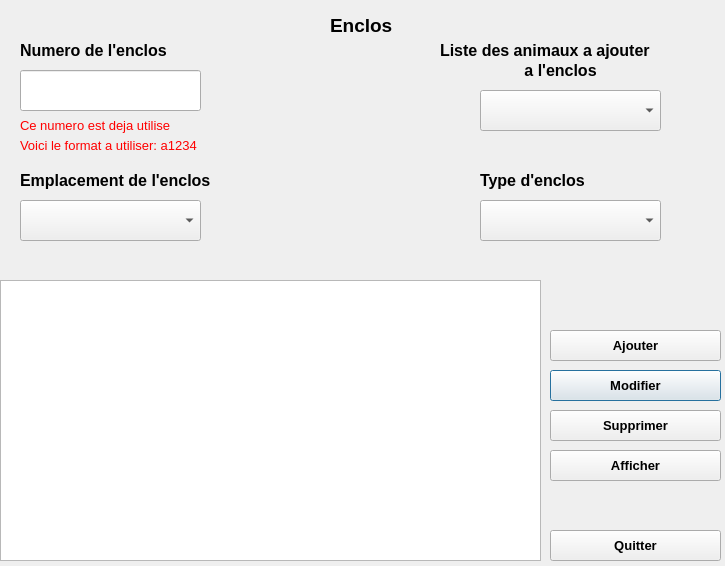
<?xml version="1.0" encoding="UTF-8"?>
<ui version="4.0">
 <class>Dialog</class>
 <widget class="QDialog" name="Dialog">
  <property name="geometry">
   <rect>
    <x>0</x>
    <y>0</y>
    <width>725</width>
    <height>566</height>
   </rect>
  </property>
  <property name="windowTitle">
   <string>Dialog</string>
  </property>
  <widget class="QLabel" name="MS_e_num_format_r">
   <property name="enabled">
    <bool>true</bool>
   </property>
   <property name="geometry">
    <rect>
     <x>20</x>
     <y>130</y>
     <width>241</width>
     <height>31</height>
    </rect>
   </property>
   <property name="font">
    <font>
     <pointsize>10</pointsize>
     <weight>50</weight>
     <bold>false</bold>
    </font>
   </property>
   <property name="text">
    <string>&lt;html&gt;&lt;head/&gt;&lt;body&gt;&lt;p&gt;&lt;span style=&quot; color:#ff0000;&quot;&gt;Voici le format a utiliser: a1234&lt;/span&gt;&lt;/p&gt;&lt;/body&gt;&lt;/html&gt;</string>
   </property>
  </widget>
  <widget class="QLabel" name="l_num_r">
   <property name="geometry">
    <rect>
     <x>20</x>
     <y>40</y>
     <width>211</width>
     <height>21</height>
    </rect>
   </property>
   <property name="font">
    <font>
     <pointsize>12</pointsize>
     <weight>75</weight>
     <bold>true</bold>
    </font>
   </property>
   <property name="text">
    <string>Numero de l'enclos</string>
   </property>
  </widget>
  <widget class="QLineEdit" name="line_num_r">
   <property name="geometry">
    <rect>
     <x>20</x>
     <y>70</y>
     <width>181</width>
     <height>41</height>
    </rect>
   </property>
   <property name="font">
    <font>
     <pointsize>11</pointsize>
    </font>
   </property>
   <property name="text">
    <string/>
   </property>
  </widget>
  <widget class="QComboBox" name="CB_type_enclos_e">
   <property name="geometry">
    <rect>
     <x>480</x>
     <y>200</y>
     <width>181</width>
     <height>41</height>
    </rect>
   </property>
  </widget>
  <widget class="QLabel" name="l_enclos_e">
   <property name="geometry">
    <rect>
     <x>480</x>
     <y>170</y>
     <width>181</width>
     <height>21</height>
    </rect>
   </property>
   <property name="font">
    <font>
     <pointsize>12</pointsize>
     <weight>75</weight>
     <bold>true</bold>
    </font>
   </property>
   <property name="text">
    <string>Type d'enclos</string>
   </property>
  </widget>
  <widget class="QLabel" name="MS_e_num_existant_e">
   <property name="enabled">
    <bool>true</bool>
   </property>
   <property name="geometry">
    <rect>
     <x>20</x>
     <y>110</y>
     <width>201</width>
     <height>31</height>
    </rect>
   </property>
   <property name="font">
    <font>
     <pointsize>10</pointsize>
     <weight>50</weight>
     <bold>false</bold>
    </font>
   </property>
   <property name="text">
    <string>&lt;html&gt;&lt;head/&gt;&lt;body&gt;&lt;p&gt;&lt;span style=&quot; color:#ff0000;&quot;&gt;Ce numero est deja utilise&lt;/span&gt;&lt;/p&gt;&lt;/body&gt;&lt;/html&gt;</string>
   </property>
  </widget>
  <widget class="QLabel" name="l_num_r_2">
   <property name="geometry">
    <rect>
     <x>330</x>
     <y>10</y>
     <width>81</width>
     <height>31</height>
    </rect>
   </property>
   <property name="font">
    <font>
     <pointsize>14</pointsize>
     <weight>75</weight>
     <bold>true</bold>
    </font>
   </property>
   <property name="text">
    <string>Enclos</string>
   </property>
  </widget>
  <widget class="QComboBox" name="CB_lst_animaux_e">
   <property name="geometry">
    <rect>
     <x>480</x>
     <y>90</y>
     <width>181</width>
     <height>41</height>
    </rect>
   </property>
  </widget>
  <widget class="QLabel" name="l_enclos_r_2">
   <property name="geometry">
    <rect>
     <x>440</x>
     <y>40</y>
     <width>281</width>
     <height>21</height>
    </rect>
   </property>
   <property name="font">
    <font>
     <pointsize>12</pointsize>
     <weight>75</weight>
     <bold>true</bold>
    </font>
   </property>
   <property name="text">
    <string>Liste des animaux a ajouter</string>
   </property>
  </widget>
  <widget class="QComboBox" name="CB_emplacement_e">
   <property name="geometry">
    <rect>
     <x>20</x>
     <y>200</y>
     <width>181</width>
     <height>41</height>
    </rect>
   </property>
  </widget>
  <widget class="QLabel" name="l_emplacement_e">
   <property name="geometry">
    <rect>
     <x>20</x>
     <y>170</y>
     <width>261</width>
     <height>21</height>
    </rect>
   </property>
   <property name="font">
    <font>
     <pointsize>12</pointsize>
     <weight>75</weight>
     <bold>true</bold>
    </font>
   </property>
   <property name="text">
    <string>Emplacement de l'enclos</string>
   </property>
  </widget>
  <widget class="QLabel" name="l_enclos_r_4">
   <property name="geometry">
    <rect>
     <x>520</x>
     <y>60</y>
     <width>101</width>
     <height>21</height>
    </rect>
   </property>
   <property name="font">
    <font>
     <pointsize>12</pointsize>
     <weight>75</weight>
     <bold>true</bold>
    </font>
   </property>
   <property name="text">
    <string> a l'enclos</string>
   </property>
  </widget>
  <widget class="QPushButton" name="BT_modifier_e">
   <property name="geometry">
    <rect>
     <x>550</x>
     <y>370</y>
     <width>171</width>
     <height>31</height>
    </rect>
   </property>
   <property name="font">
    <font>
     <pointsize>10</pointsize>
     <weight>75</weight>
     <bold>true</bold>
    </font>
   </property>
   <property name="text">
    <string>Modifier</string>
   </property>
  </widget>
  <widget class="QPushButton" name="BT_supprimer_e">
   <property name="geometry">
    <rect>
     <x>550</x>
     <y>410</y>
     <width>171</width>
     <height>31</height>
    </rect>
   </property>
   <property name="font">
    <font>
     <pointsize>10</pointsize>
     <weight>75</weight>
     <bold>true</bold>
    </font>
   </property>
   <property name="text">
    <string>Supprimer</string>
   </property>
  </widget>
  <widget class="QTextBrowser" name="textBrowser_e">
   <property name="geometry">
    <rect>
     <x>0</x>
     <y>280</y>
     <width>541</width>
     <height>281</height>
    </rect>
   </property>
  </widget>
  <widget class="QPushButton" name="BT_ajouter_e">
   <property name="geometry">
    <rect>
     <x>550</x>
     <y>330</y>
     <width>171</width>
     <height>31</height>
    </rect>
   </property>
   <property name="font">
    <font>
     <pointsize>10</pointsize>
     <weight>75</weight>
     <bold>true</bold>
    </font>
   </property>
   <property name="text">
    <string>Ajouter</string>
   </property>
  </widget>
  <widget class="QPushButton" name="BT_supprimer_e_2">
   <property name="geometry">
    <rect>
     <x>550</x>
     <y>450</y>
     <width>171</width>
     <height>31</height>
    </rect>
   </property>
   <property name="font">
    <font>
     <pointsize>10</pointsize>
     <weight>75</weight>
     <bold>true</bold>
    </font>
   </property>
   <property name="text">
    <string>Afficher</string>
   </property>
  </widget>
  <widget class="QPushButton" name="BT_quitter_e">
   <property name="geometry">
    <rect>
     <x>550</x>
     <y>530</y>
     <width>171</width>
     <height>31</height>
    </rect>
   </property>
   <property name="font">
    <font>
     <pointsize>10</pointsize>
     <weight>75</weight>
     <bold>true</bold>
    </font>
   </property>
   <property name="text">
    <string>Quitter</string>
   </property>
  </widget>
 </widget>
 <resources/>
 <connections/>
</ui>
